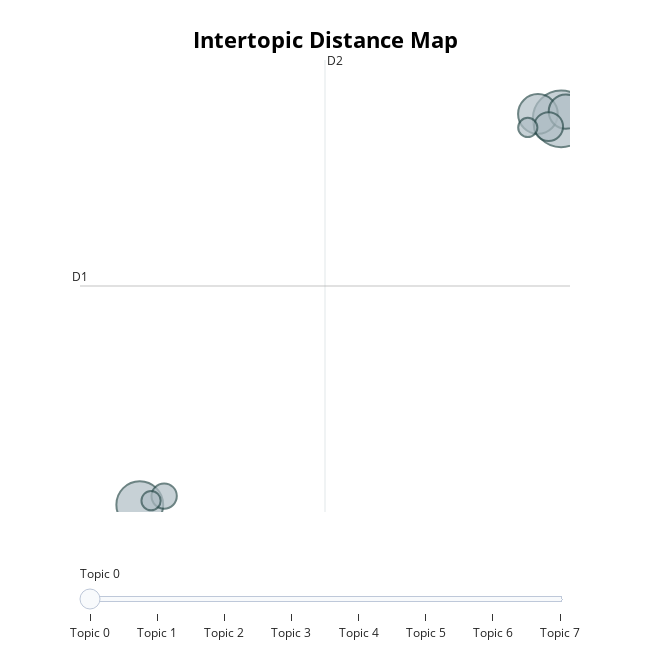

Write notebook code for a chart like this one.
### Markdown cell above
## Visualisierung BERTopic
Nutzung modellspezifischer Visualisierungsmöglichkeiten zur weiterführenden Analyse (Topic Word Scores, Topic over Time, Intertopic Distance Map, Topics per Class).

topic_model.visualize_hierarchy() (https://maartengr.github.io/BERTopic/getting_started/visualization/visualization.html#visualize-probabilities-or-distribution)

<span style="color: red">Dieser Text ist rot.</span>
<span style="color: green">Dieser Text ist grün.</span>

### Code cell
# Optional: Visualisierung
bertopic_model.visualize_topics()

### Figure 1 — Plotly figure (JSON) as saved in the notebook; plotly's stock layout.template omitted (floating-point values rounded to 4 significant figures)
{"data": [{"customdata": [[0, "service | bill | comcast | customer | month", 130], [1, "internet | speed | comcast | mbps | service", 89], [2, "comcast | service | tell | say | call", 64], [3, "xfinity | service | month | tell | call", 48], [4, "service | work | comcast | internet | problem", 34], [5, "modem | charge | comcast | buy | new", 26], [6, "box | service | instal | fee | work", 15], [7, "service | comcast | modem | tech | internet", 15]], "hovertemplate": "<b>Topic %{customdata[0]}</b><br>%{customdata[1]}<br>Size: %{customdata[2]}", "legendgroup": "", "marker": {"color": "#B0BEC5", "line": {"color": "DarkSlateGrey", "width": 2}, "size": [130, 89, 64, 48, 34, 26, 15, 15], "sizemode": "area", "sizeref": 0.08125, "symbol": "circle"}, "mode": "markers", "name": "", "orientation": "v", "showlegend": false, "type": "scatter", "x": [0.6758, -11.84, -0.01221, 0.8179, 0.3042, -11.12, -0.3136, -11.51], "xaxis": "x", "y": [28.39, -4.143, 28.8, 29.0, 27.73, -3.419, 27.66, -3.809], "yaxis": "y"}], "layout": {"annotations": [{"showarrow": false, "text": "D1", "x": -13.62, "y": 14.29, "yshift": 10}, {"showarrow": false, "text": "D2", "x": -6.338, "xshift": 10, "y": 33.35}], "height": 650, "hoverlabel": {"bgcolor": "white", "font": {"family": "Rockwell", "size": 16}}, "legend": {"itemsizing": "constant", "tracegroupgap": 0}, "margin": {"t": 60}, "shapes": [{"line": {"color": "#CFD8DC", "width": 2}, "type": "line", "x0": -6.338, "x1": -6.338, "y0": -4.765, "y1": 33.35}, {"line": {"color": "#9E9E9E", "width": 2}, "type": "line", "x0": -13.62, "x1": 0.9406, "y0": 14.29, "y1": 14.29}], "sliders": [{"active": 0, "pad": {"t": 50}, "steps": [{"args": [{"marker.color": [["red", "#B0BEC5", "#B0BEC5", "#B0BEC5", "#B0BEC5", "#B0BEC5", "#B0BEC5", "#B0BEC5"]]}], "label": "Topic 0", "method": "update"}, {"args": [{"marker.color": [["#B0BEC5", "red", "#B0BEC5", "#B0BEC5", "#B0BEC5", "#B0BEC5", "#B0BEC5", "#B0BEC5"]]}], "label": "Topic 1", "method": "update"}, {"args": [{"marker.color": [["#B0BEC5", "#B0BEC5", "red", "#B0BEC5", "#B0BEC5", "#B0BEC5", "#B0BEC5", "#B0BEC5"]]}], "label": "Topic 2", "method": "update"}, {"args": [{"marker.color": [["#B0BEC5", "#B0BEC5", "#B0BEC5", "red", "#B0BEC5", "#B0BEC5", "#B0BEC5", "#B0BEC5"]]}], "label": "Topic 3", "method": "update"}, {"args": [{"marker.color": [["#B0BEC5", "#B0BEC5", "#B0BEC5", "#B0BEC5", "red", "#B0BEC5", "#B0BEC5", "#B0BEC5"]]}], "label": "Topic 4", "method": "update"}, {"args": [{"marker.color": [["#B0BEC5", "#B0BEC5", "#B0BEC5", "#B0BEC5", "#B0BEC5", "red", "#B0BEC5", "#B0BEC5"]]}], "label": "Topic 5", "method": "update"}, {"args": [{"marker.color": [["#B0BEC5", "#B0BEC5", "#B0BEC5", "#B0BEC5", "#B0BEC5", "#B0BEC5", "red", "#B0BEC5"]]}], "label": "Topic 6", "method": "update"}, {"args": [{"marker.color": [["#B0BEC5", "#B0BEC5", "#B0BEC5", "#B0BEC5", "#B0BEC5", "#B0BEC5", "#B0BEC5", "red"]]}], "label": "Topic 7", "method": "update"}]}], "title": {"font": {"color": "Black", "size": 22}, "text": "<b>Intertopic Distance Map</b>", "x": 0.5, "xanchor": "center", "y": 0.95, "yanchor": "top"}, "width": 650, "xaxis": {"anchor": "y", "domain": [0, 1], "range": [-13.62, 0.9406], "title": {"text": ""}, "visible": false}, "yaxis": {"anchor": "x", "domain": [0, 1], "range": [-4.765, 33.35], "title": {"text": ""}, "visible": false}}}
